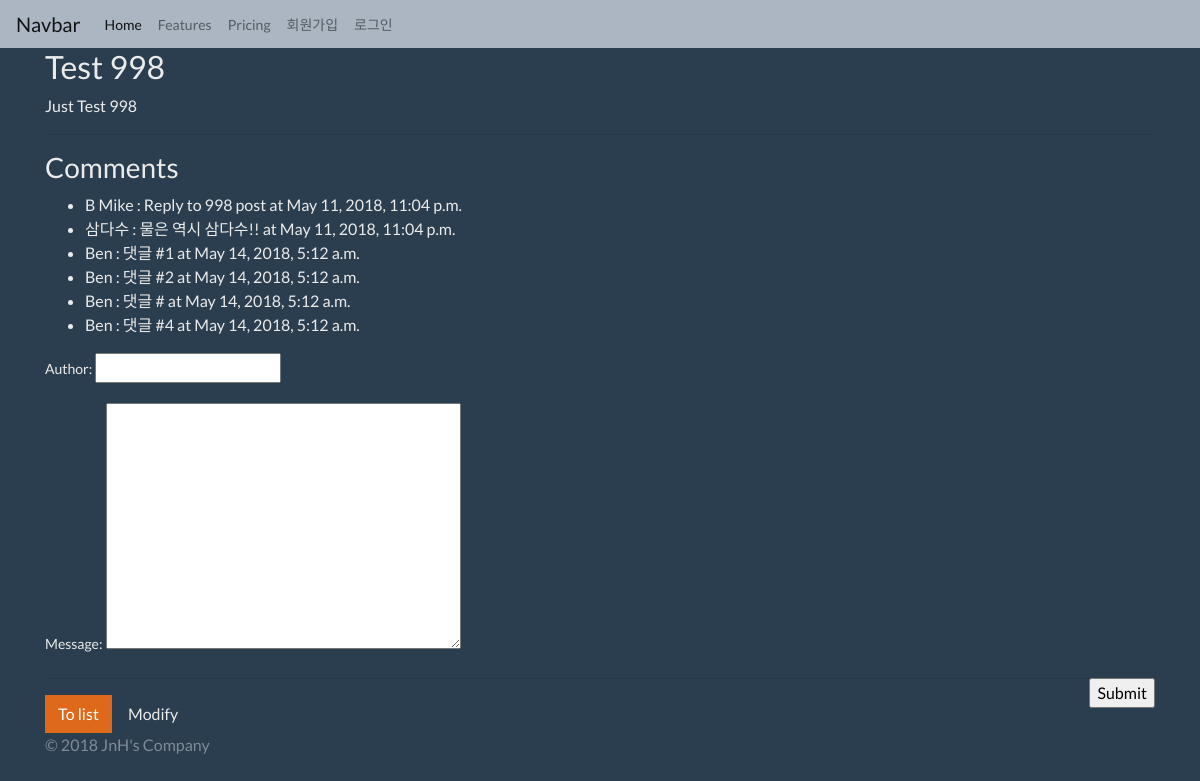
Page /blog/1004/ on the earlier database version.
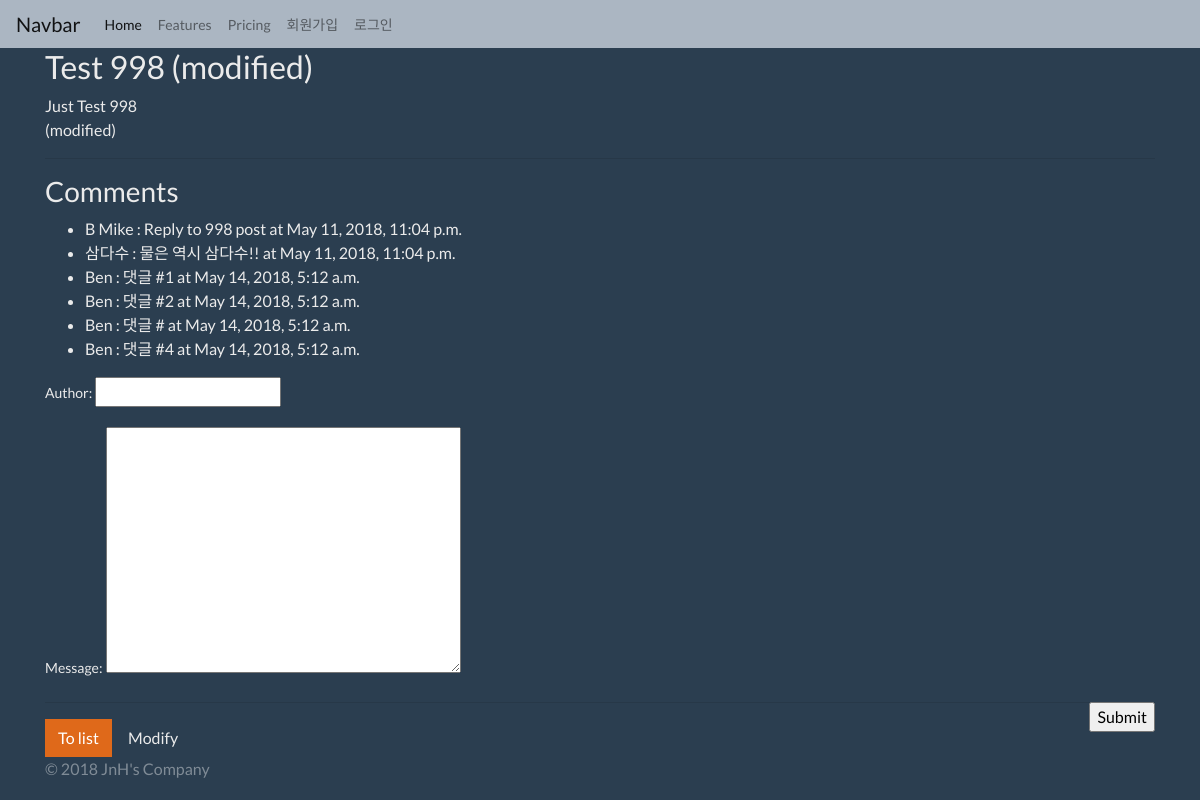
Same page on the later database version.
### blog/models.py (models this page shows, shortened)
class Post(models.Model):
    STATUS_CHOICES = (
        ('d', 'Draft'),
        ('p', 'Published'),
        ('w', 'Withdrawn'),
    )
    user = models.ForeignKey(settings.AUTH_USER_MODEL)
    title = models.CharField(max_length=100, verbose_name="Subject", help_text="input title, max 100")
    content = models.TextField(verbose_name="Content")
    tag = models.CharField(max_length=50, blank=True, help_text="write tags")
    lnglat = models.CharField(max_length=30,
        validators=[lnglat_validator],
        help_text="\"longtitude,latitude\" type",
        blank=True
    )
    status = models.CharField(max_length=1, choices=STATUS_CHOICES)
    tag_set = models.ManyToManyField('Tag', blank=True)
    ip = models.CharField(max_length=20)
    created_at = models.DateTimeField(auto_now_add=True)
    updated_at = models.DateTimeField(auto_now=True)
    class Meta:
        ordering = ['-id']

### blog/views.py (the view)
# urls.py: url(r'^(?P<id>\d+)/$', views.post_detail, name='post_detail'),
def post_detail(request, id):
    post = get_object_or_404(Post, id=id)
    if request.method == 'POST':
        form = CommentForm(request.POST, request.FILES)
        if form.is_valid():
            comment = form.save(commit=False)
            comment.post_id = id
            comment.save()
            return redirect(post)
    else:
        form = CommentForm()
    return render(request, 'blog/post_detail.html', {
        'post': post,
        'form': form,
    })

### blog/forms.py
class CommentForm(forms.ModelForm):
    class Meta:
        model = Comment
        fields = ['author', 'message']

### blog/templates/blog/post_detail.html (shortened to what this page needs)
{% extends "blog/layout.html" %}
{% block content %}
<div class="container">
    <div class="row">
        <div class="col-sm-12">
            <h2>{{ post.title }}</h2>
                {{ post.content|linebreaks }}
            <hr/>
            <h3>Comments </h3>
            <ul>
                {% for comment in post.comment_set.all %}
                    <li>
                        {{ comment.author }} :
                        {{ comment.message }}
                        at {{ comment.updated_at }}
                    </li>
                {% endfor %}
            </ul>
            <p>
            <form action="" method="post">
                {{ form.as_p }}
                <input type="submit" class="float-right">
            </form>
            </p>
            <hr/>
            <a href="{% url 'blog:post_list' %}" class="btn btn-primary"> To list </a>
            <a href="{% url 'blog:post_edit' post.id %}" class="btn btn-default">Modify</a>
        </div>
    </div>
</div>
{% endblock %}

Differences in the rows shown:
changed Post: title "Test 998" → "Test 998 (modified)"; content "Just Test 998" → "Just Test 998 (modified)"
